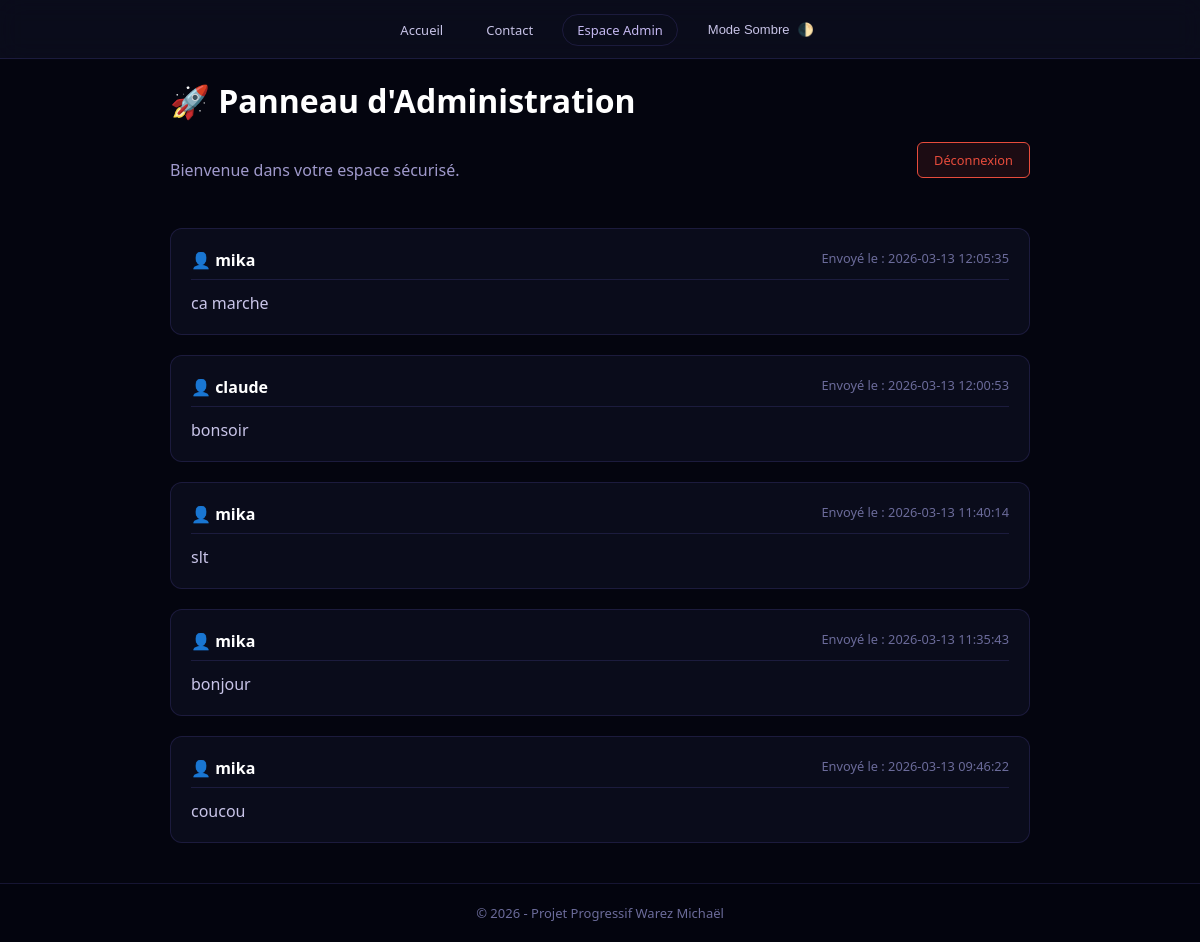
The page /login.php on the database its author committed.
### tables this page shows
CREATE TABLE IF NOT EXISTS `messages` (
  `id` int NOT NULL AUTO_INCREMENT,
  `nom` varchar(255) NOT NULL,
  `contenu` text NOT NULL,
  `date_envoi` timestamp NULL DEFAULT CURRENT_TIMESTAMP,
  PRIMARY KEY (`id`)
);

### login.php (called while the page is built, shortened)
<?php
require_once 'db_connect.php';
require_once 'models/MessageManager.php';
$manager = new MessageManager($pdo);
$messages = $manager->getAllMessages();
include 'views/admin_view.php';
?>

### models/MessageManager.php (called while the page is built, shortened)
<?php
class MessageManager {
    private $pdo;
    public function __construct($database) {
        $this->pdo = $database;
    }
    public function getAllMessages() {
    $query = $this->pdo->query("SELECT * FROM messages ORDER BY date_envoi DESC");
    return $query->fetchAll(PDO::FETCH_ASSOC);}
}
?>

### views/admin_view.php (the view)
<?php include 'header.php'; ?>
<main class="centered-content">
<div class="admin-container">
    <h1 style="color: #ffffff; margin-bottom: 20px;">🚀 Panneau d'Administration</h1>
    <div style="display: flex; justify-content: space-between; align-items: center; margin-bottom: 30px;">
        <p style="color: #a09acc;">Bienvenue dans votre espace sécurisé.</p>
        <a href="/Projet-Progressif/logout.php" class="btn-logout">Déconnexion</a>
    </div>
    <?php if (empty($messages)): ?>
        <p style="color: #6b6b9a; font-style: italic;">Aucun message reçu pour le moment.</p>
    <?php else: ?>
        <?php foreach ($messages as $m): ?>
            <div class="message-card" data-aos="fade-up">
                <div class="message-header">
                    <span class="message-author">👤 <?php echo htmlspecialchars($m['nom']); ?></span>
                    <span class="message-date">Envoyé le : <?php echo $m['date_envoi'] ?? 'Non renseignée'; ?></span>
                </div>
                <div class="message-text">
                    <p class="message-text"><?php echo htmlspecialchars($m['contenu'] ?? ''); ?></p>
                </div>
            </div>
        <?php endforeach; ?>
    <?php endif; ?>
</div>
</main>
<?php include 'footer.php'; ?>

### header.php (shortened to what this page needs)
<!DOCTYPE html>
<html lang="fr">
<head>
    <link href="https://unpkg.com/aos@2.3.1/dist/aos.css" rel="stylesheet">
    <link rel="stylesheet" href="/Projet-Progressif/assets/style.css">
</head>
<body>
    <header>
        <nav>
            <ul>
    <li><a href="/Projet-Progressif/index.php">Accueil</a></li>
    <li><a href="/Projet-Progressif/controllers/contact_controller.php">Contact</a></li>
    <li class="nav-admin"><a href="/Projet-Progressif/controllers/auth_controller.php">Espace Admin</a></li>
    <li>
        <button id="theme-toggle" onclick="toggleTheme()" style="background:none; border:none; cursor:pointer; font-size:13px; margin-left:15px; display: flex; align-items: center; color: var(--text-main); gap: 8px;">
            <span id="theme-text">Mode Sombre</span> 🌓
        </button>
    </li>
</ul>
        </nav>
    </header>

### footer.php (shortened to what this page needs)
    <footer>
        <p>&copy; 2026 - Projet Progressif Warez Michaël</p>
    </footer>
</body>
</html>

### assets/style.css (style rules this page uses)
:root { --bg-body: #04050f; --bg-card: rgba(15, 17, 35, 0.6); --text-main: #c8c4e8; --text-bright: #ffffff; --text-muted: #6b6b9a; --border-color: rgba(100, 90, 200, 0.2); --input-bg: rgba(255, 255, 255, 0.05); --shadow: 0 20px 40px rgba(0, 0, 0, 0.4); }
html, body { height: 100%; margin: 0; }
body { display: flex; flex-direction: column; min-height: 100vh; background-color: var(--bg-body); color: var(--text-main); font-family: 'Segoe UI', system-ui, sans-serif; transition: background-color 0.3s ease, color 0.3s ease; }
main { flex: 1 0 auto; width: 100%; display: flex; flex-direction: column; box-sizing: border-box; }
.centered-content { justify-content: center; align-items: center; }
footer { flex-shrink: 0; text-align: center; padding: 20px; background: rgba(4, 5, 15, 0.9); border-top: 1px solid var(--border-color); color: var(--text-muted); font-size: 13px; }
.admin-container { width: 100%; max-width: 900px; margin: 0 auto; padding: 20px; }
.message-card { background: var(--bg-card); border: 1px solid var(--border-color); border-radius: 12px; padding: 20px; margin-bottom: 20px; transition: transform 0.2s; }
.message-header { display: flex; justify-content: space-between; border-bottom: 1px solid var(--border-color); padding-bottom: 8px; margin-bottom: 12px; }
.message-author { font-weight: bold; color: var(--text-bright); }
.message-date { font-size: 0.8rem; color: var(--text-muted); }
.btn-logout { display: inline-block; padding: 8px 16px; background: rgba(231, 76, 60, 0.1); color: #e74c3c; border: 1px solid #e74c3c; text-decoration: none; border-radius: 6px; font-size: 0.8rem; margin-bottom: 20px; transition: all 0.2s; }

### header.php (style rules this page uses)
* { margin: 0; padding: 0; box-sizing: border-box; }
body { background-color: var(--bg-body); color: var(--text-main); font-family: 'Segoe UI', system-ui, sans-serif; transition: background-color 0.3s, color 0.3s; }
header { position: sticky; top: 0; z-index: 100; background: var(--bg-card); backdrop-filter: blur(12px); border-bottom: 1px solid var(--border-color); padding: 0 32px; }
nav { max-width: 1100px; margin: 0 auto; display: flex; align-items: center; justify-content: center; height: 58px; gap: 40px; }
nav ul { list-style: none; display: flex; align-items: center; gap: 15px; }
nav ul li a { font-size: 13px; color: var(--text-main); text-decoration: none; padding: 6px 14px; border-radius: 20px; transition: all 0.2s; }
nav ul li.nav-admin a { color: #c4b8f0; border: 1px solid var(--border-color); }

### rows shown on the page
messages: nom "mika", date_envoi "2026-03-13 12:05:35", contenu "ca marche"
messages: nom "claude", date_envoi "2026-03-13 12:00:53", contenu "bonsoir"
messages: nom "mika", date_envoi "2026-03-13 11:40:14", contenu "slt"
messages: nom "mika", date_envoi "2026-03-13 11:35:43", contenu "bonjour"
messages: nom "mika", date_envoi "2026-03-13 09:46:22", contenu "coucou"
